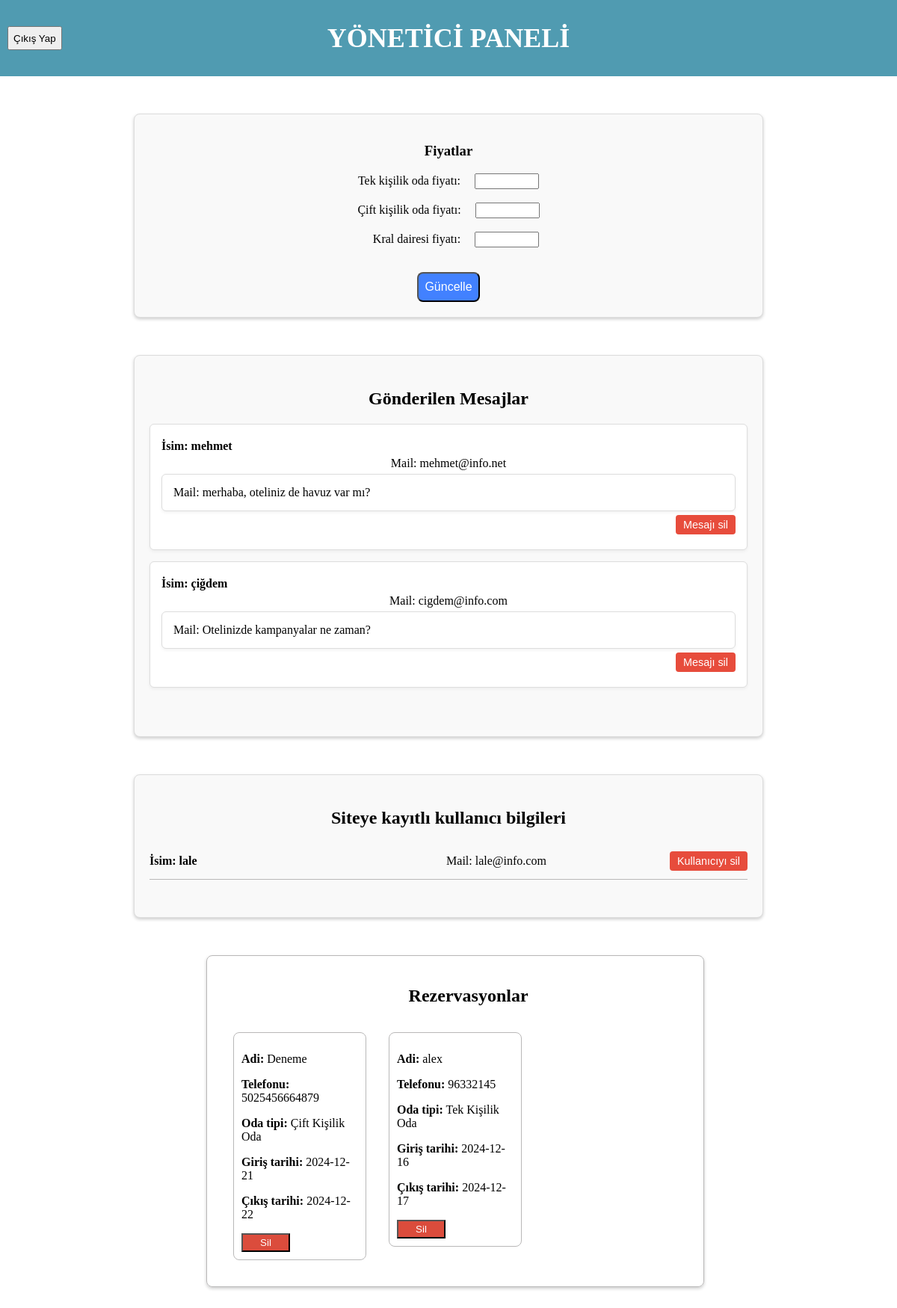
The app's page /otel_sitesi/avr_adminhome.php (signed in) with its own data.
### tables this page shows
CREATE TABLE `tbl_mesaj` (
  `id` int(11) NOT NULL,
  `mesaj` text NOT NULL,
  `isim` varchar(50) NOT NULL,
  `mail` varchar(60) NOT NULL
);

CREATE TABLE `kullanici` (
  `kullaniciid` int(11) NOT NULL,
  `kullaniciadi` varchar(50) NOT NULL,
  `sifre` text NOT NULL,
  `kullanicimail` varchar(100) NOT NULL
);

CREATE TABLE `rezervasyonlar` (
  `id` int(11) NOT NULL,
  `isim` varchar(255) NOT NULL,
  `telefon` varchar(20) NOT NULL,
  `oda_tipi` varchar(50) NOT NULL,
  `giris_tarihi` date NOT NULL,
  `cikis_tarihi` date NOT NULL
);

### otel_sitesi/avr_adminhome.php (the view, shortened to what this page needs)
<!DOCTYPE html>
<html lang="en">
<head>
    <link rel="stylesheet" type="text/css" href="style3.css">
</head>
<body>
    <div class="ustnavbar">
        <a href="logout.php" style="position:absolute; left:10px;top:5; "><button style="width:130x;height:32px;">Çıkış Yap</button></a>
        <h2> YÖNETİCİ PANELİ </h2>
    </div>
    <div class="fiyat">
        <h3>Fiyatlar</h3>
        <form action="avr_adminhome.php" method="post">
            <label>Tek kişilik oda fiyatı: </label>
            <input type="text" name="tek"><br><br>
            <label>Çift kişilik oda fiyatı: </label>
            <input type="text" name="cift"><br><br>
            &nbsp;&nbsp;&nbsp;&nbsp;&nbsp;<label>Kral dairesi fiyatı: </label>
            <input type="text" name="kral"><br><br>
            <button type="submit">Güncelle</button>
        </form>
    </div>
    <div class="kullanici">
        <h3>Gönderilen Mesajlar</h3>
        <?php
            include "baglanti.php";
            $sorgu = mysqli_query($connection,"Select * from tbl_mesaj");
            if($sorgu){
                while($kayit=mysqli_fetch_assoc($sorgu)){
                    echo "<div class='msj'>";
                    echo "<span class='ism'>İsim: " . $kayit["isim"] . "</span>";
                    echo "<span class='mail'>Mail: " . $kayit["mail"] . "</span>";
                    echo "<span class='msj'>Mail: " . $kayit["mesaj"] . "</span>";
                    echo "<span class='sil'>
                    <form method='POST' action='avr_adminhome.php'>
                    <input type='hidden' name='id' value='".$kayit['id'].
                    "'><button type='submit'>Mesajı sil</button></form></span>";
                    echo "</div>";
                }
            }
        ?>
    </div>
    <div class="kullanici">
        <h3>Siteye kayıtlı kullanıcı bilgileri</h3>
        <?php
            include "baglanti.php";
            $sorgu = mysqli_query($connection,"Select * from kullanici");
            if($sorgu){
                while($kayit=mysqli_fetch_assoc($sorgu)){
                    echo "<div class='kullanici_ic'>";
                    echo "<span class='adi'>İsim: " . $kayit["kullaniciadi"] . "</span>";
                    echo "<span class='mail'>Mail: " . $kayit["kullanicimail"] . "</span>";
                    echo "<form action='avr_adminhome.php' method='POST'>
                    <input type='hidden' name='kkid' value='".$kayit["kullaniciid"]."'>";
                    echo "<span class='sil'><button type='submit'>Kullanıcıyı sil</button></span></form>";
                    echo "</div>";
                }
            }else{
                echo "<h1>SORGU HATASI</h1>";
            }
        ?>
    </div>
    <div class="admrezervasyonlar">
        <?php
            include "baglanti.php";
            $s = mysqli_query($connection, "SELECT * FROM rezervasyonlar");
            if($s){
                if(mysqli_num_rows($s)>0){
                    echo "<h2>Rezervasyonlar</h2>";
                    while($kayit=mysqli_fetch_assoc($s)){
                        echo "<div>";
                        echo "<p><strong>Adi:</strong> ".$kayit["isim"]."</p>";
                        echo "<p><strong>Telefonu:</strong> ".$kayit["telefon"]."</p>";
                        echo "<p><strong>Oda tipi:</strong> ".$kayit["oda_tipi"]."</p>";
                        echo "<p><strong>Giriş tarihi:</strong> ".$kayit["giris_tarihi"]."</p>";
                        echo "<p><strong>Çıkış tarihi:</strong> ".$kayit["cikis_tarihi"]."</p>";
                        echo "<form action='rzvsil.php' method='POST'>";
                        echo "<button type='submit'>Sil</button>";
                        echo "</form>";
                        echo "</div>";
                    }
                }else{
                    echo "<p>Kayıtlı Rezervasyon bulunmamaktadır.</p>";
                }
            }else{
                echo "<script>alert('Sorgu hatası');</script>";
            }
        ?>
    </div>
</body>
</html>

### otel_sitesi/style3.css (style rules this page uses)
body { margin: 0; overflow-x: hidden; }
.ustnavbar { display: flex; align-items: center; justify-content: center; width: 100%; height: 2%; background-color: rgb(80, 155, 177); color:white; font-size: 18pt; }
.kullanici { max-width: 800px; margin: 50px auto; padding: 20px; padding-bottom: 50px; border: 1px solid #ddd; border-radius: 8px; background-color: #f9f9f9; box-shadow: 0 2px 4px rgba(0, 0, 0, 0.2); }
.kullanici h3 { font-size: 18pt; margin-bottom: 20px; text-align: center; }
.kullanici span { font-size: 12pt; }
.kullanici .kullanici_ic { display: flex; align-items: center; justify-content: space-between; padding: 10px 0; border-bottom: 1px solid #b9b8b8; }
.kullanici .adi { flex: 1; text-align: left; font-weight: bold; }
.kullanici .mail { flex: 2; text-align: center; }
.kullanici .sil { flex: 1; text-align: right; }
.kullanici button { padding: 5px 10px; font-size: 0.9rem; color: #fff; background-color: #e74c3c; border: none; border-radius: 4px; cursor: pointer; transition: background-color 0.3s ease; }
.fiyat { max-width: 800px; margin:50px auto; padding:20px; border : 1px solid #ddd; box-shadow: 0 2px 4px rgba(0, 0, 0, 0.2); border-radius: 8px; background-color: #f9f9f9; text-align: center; }
.fiyat input { margin-left:15px; width:78px; }
.fiyat button { margin-top:15px; width:7vw; height: 5vh; border-radius:8px; cursor:pointer; background-color: rgb(66, 129, 255); font-size:12pt; color:white; }
.msj { border: 1px solid #ddd; border-radius: 6px; background-color: #fff; padding: 15px; margin-bottom: 15px; box-shadow: 0 2px 4px rgba(0, 0, 0, 0.05); }
.ism, .mail, .msj span { display: block; margin: 5px 0; font-size: 12pt; }
.ism { font-weight: bold; }
.admrezervasyonlar { width: 52%; margin: 50px 23%; border: 1px solid #b9b8b8; padding:20px; border-radius:8px; box-shadow: 0px 2px 4px rgb(0, 0, 0,0.2); overflow: auto; }
.admrezervasyonlar h2 { margin-left: 40%; }
.admrezervasyonlar div { border: 1px solid #b9b8b8; padding: 10px; max-width: 25%; border-radius: 8px; float: left; margin:15px; }
.admrezervasyonlar button { width: 65px; height: 25px; background-color: #db4c3c; color:white; cursor: pointer; }

### records on screen
tbl_mesaj: isim "mehmet", mail "mehmet@info.net", mesaj "merhaba, oteliniz de havuz var mı?"
tbl_mesaj: isim "çiğdem", mail "cigdem@info.com", mesaj "Otelinizde kampanyalar ne zaman?"
kullanici: kullaniciadi "lale", kullanicimail "lale@info.com"
rezervasyonlar: isim "Deneme", telefon "5025456664879", oda_tipi "Çift Kişilik Oda", giris_tarihi "2024-12-21", cikis_tarihi "2024-12-22"
rezervasyonlar: isim "alex", telefon "96332145", oda_tipi "Tek Kişilik Oda", giris_tarihi "2024-12-16", cikis_tarihi "2024-12-17"
